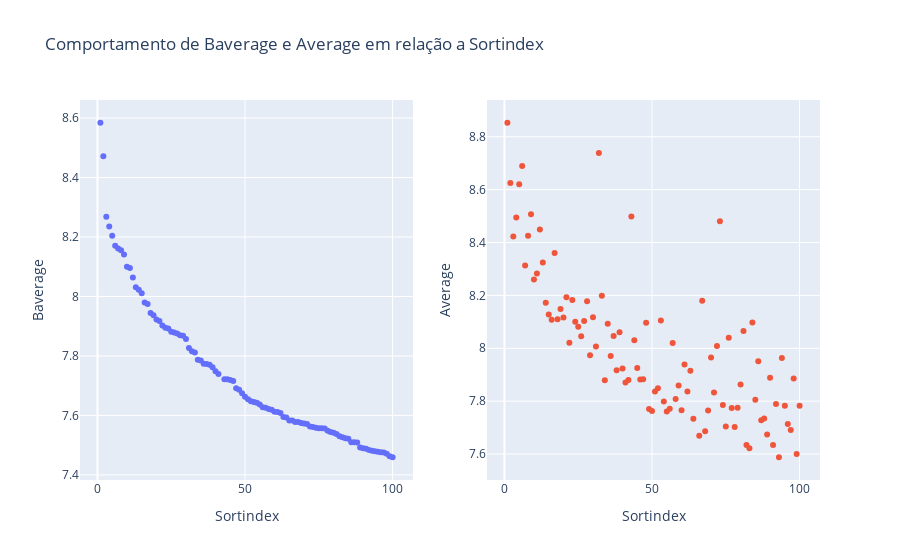

The notebook cell this image was saved under:
### Markdown cell above
##### Comportamento dos 100 melhores ranqueados

### Code cell
import plotly.subplots as sp
import plotly.graph_objs as go

# criando um df com mais no qual os jogos sejam os 100 melhores ranqueados e tenham, no mínimo, 50 avaliações
df_filtrado =  df[df.sortindex <= 100]
df_filtrado = df_filtrado[df_filtrado.totalvotes >= 50]

# Tamanho variável para as bolinhas (definido com base na quantidade de votos)
sizes = df.totalvotes.dropna()

# definindo o tamanho das bolinhas
escala = 0.015
sizes = [size * escala for size in sizes]

# Criar subplots com 1 linha e 2 colunas
fig = sp.make_subplots(rows = 1, cols = 2)

# Adicionar primeiro gráfico
trace1 = go.Scatter(x = df_filtrado.sortindex,
                    y = df_filtrado.baverage,
                    mode = 'markers',
                    name = 'Baverage')

fig.add_trace(trace1, row = 1, col = 1)

# Adicionar segundo gráfico
trace2 = go.Scatter(x = df_filtrado.sortindex,
                    y = df_filtrado.average,
                    mode = 'markers',
                    name = 'Average')

fig.add_trace(trace2, row = 1, col = 2)

# Layout do gráfico
fig.update_layout(title_text = 'Comportamento de Baverage e Average em relação a Sortindex', showlegend = False)

# Adicionando títulos aos eixos x e y
fig.update_xaxes(title_text='Sortindex', row=1, col=1)
fig.update_yaxes(title_text='Baverage', row=1, col=1)

fig.update_xaxes(title_text='Sortindex', row=1, col=2)
fig.update_yaxes(title_text='Average', row=1, col=2)

# Exibir o gráfico
fig.show()

### Figure 1 — Plotly figure (JSON) as saved in the notebook; plotly's stock layout.template omitted (floating-point values rounded to 4 significant figures)
{"data": [{"mode": "markers", "name": "Baverage", "type": "scatter", "x": [1, 2, 3, 4, 5, 6, 7, 8, 9, 10, 11, 12, 13, 14, 15, 16, 17, 18, 19, 20, 21, 22, 23, 24, 25, 26, 27, 28, 29, 30, 31, 32, 33, 34, 35, 36, 37, 38, 39, 40, 41, 42, 43, 44, 45, 46, 47, 48, 49, 50, 51, 52, 53, 54, 55, 56, 57, 58, 59, 60, 61, 62, 63, 64, 65, 66, 67, 68, 69, 70, 71, 72, 73, 74, 75, 76, 77, 78, 79, 80, 81, 82, 83, 84, 85, 86, 87, 88, 89, 90, 91, 92, 93, 94, 95, 96, 97, 98, 99, 100], "xaxis": "x", "y": [8.584, 8.472, 8.268, 8.235, 8.205, 8.171, 8.161, 8.156, 8.141, 8.1, 8.096, 8.064, 8.031, 8.023, 8.011, 7.98, 7.975, 7.944, 7.937, 7.922, 7.918, 7.902, 7.895, 7.892, 7.882, 7.879, 7.875, 7.87, 7.868, 7.857, 7.827, 7.815, 7.812, 7.787, 7.784, 7.774, 7.773, 7.77, 7.762, 7.748, 7.74, null, 7.722, 7.722, 7.719, 7.716, 7.692, 7.687, 7.674, 7.663, 7.655, 7.647, 7.645, 7.642, 7.637, 7.627, 7.626, 7.622, 7.619, 7.612, 7.612, 7.608, 7.595, 7.593, 7.583, 7.583, 7.578, 7.578, 7.574, 7.572, 7.571, 7.562, 7.561, 7.558, 7.557, 7.557, 7.556, 7.548, 7.544, 7.541, 7.538, 7.53, 7.527, 7.523, 7.521, 7.51, 7.509, 7.509, 7.492, 7.489, 7.488, 7.484, 7.481, 7.479, 7.478, 7.476, 7.475, 7.471, 7.463, 7.459], "yaxis": "y"}, {"mode": "markers", "name": "Average", "type": "scatter", "x": [1, 2, 3, 4, 5, 6, 7, 8, 9, 10, 11, 12, 13, 14, 15, 16, 17, 18, 19, 20, 21, 22, 23, 24, 25, 26, 27, 28, 29, 30, 31, 32, 33, 34, 35, 36, 37, 38, 39, 40, 41, 42, 43, 44, 45, 46, 47, 48, 49, 50, 51, 52, 53, 54, 55, 56, 57, 58, 59, 60, 61, 62, 63, 64, 65, 66, 67, 68, 69, 70, 71, 72, 73, 74, 75, 76, 77, 78, 79, 80, 81, 82, 83, 84, 85, 86, 87, 88, 89, 90, 91, 92, 93, 94, 95, 96, 97, 98, 99, 100], "xaxis": "x2", "y": [8.853, 8.625, 8.423, 8.494, 8.62, 8.69, 8.313, 8.426, 8.507, 8.261, 8.283, 8.449, 8.324, 8.173, 8.127, 8.108, 8.361, 8.11, 8.149, 8.117, 8.193, 8.021, 8.182, 8.1, 8.082, 8.046, 8.103, 8.178, 7.974, 8.117, 8.006, 8.738, 8.199, 7.88, 8.093, 7.971, 8.046, 7.917, 8.061, 7.923, 7.871, 7.88, 8.498, 8.03, 7.925, 7.882, 7.883, 8.097, 7.77, 7.763, 7.837, 7.849, 8.105, 7.799, 7.761, 7.771, 8.02, 7.808, 7.859, 7.766, 7.939, 7.836, 7.915, 7.733, null, 7.669, 8.18, 7.686, 7.765, 7.966, 7.833, 8.009, 8.48, 7.786, 7.704, 8.04, 7.774, 7.703, 7.775, 7.863, 8.066, 7.635, 7.622, 8.097, 7.805, 7.951, 7.727, 7.734, 7.674, 7.889, 7.634, 7.79, 7.588, 7.963, 7.783, 7.714, 7.691, 7.886, 7.6, 7.782], "yaxis": "y2"}], "layout": {"showlegend": false, "title": {"text": "Comportamento de Baverage e Average em relação a Sortindex"}, "xaxis": {"anchor": "y", "domain": [0, 0.45], "title": {"text": "Sortindex"}}, "xaxis2": {"anchor": "y2", "domain": [0.55, 1], "title": {"text": "Sortindex"}}, "yaxis": {"anchor": "x", "domain": [0, 1], "title": {"text": "Baverage"}}, "yaxis2": {"anchor": "x2", "domain": [0, 1], "title": {"text": "Average"}}}}
